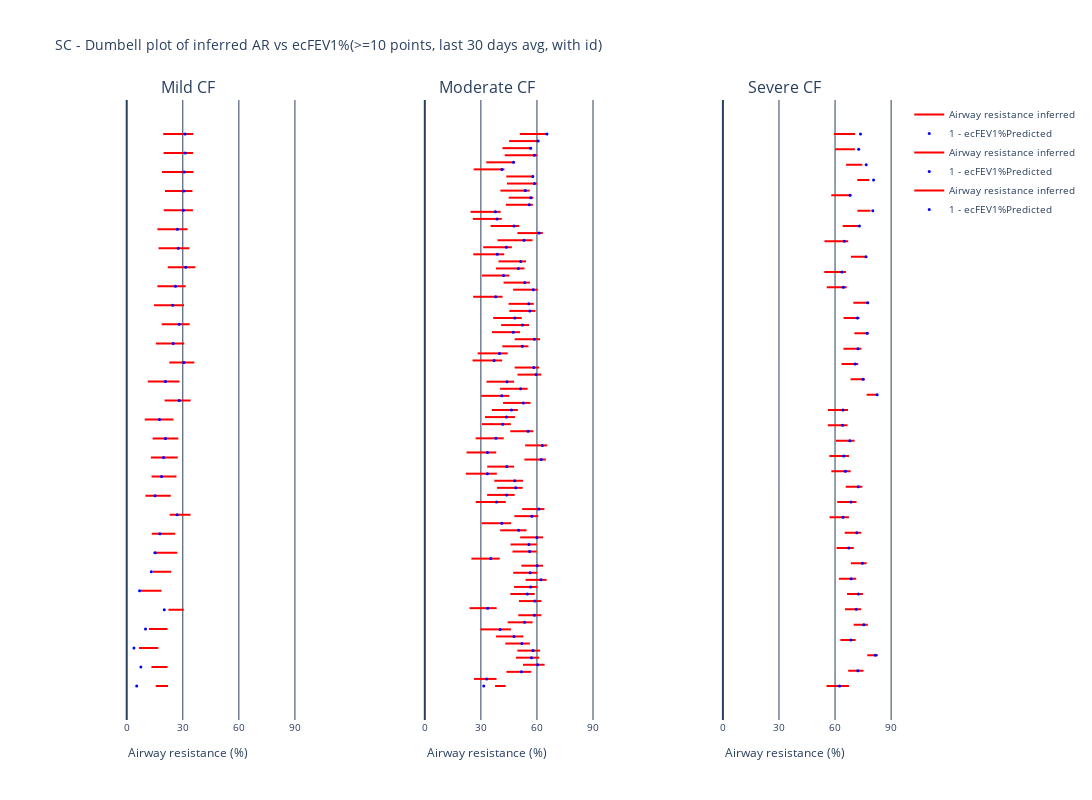

The notebook cell saved with this chart:
### Code cell
# Adding 2nd day massively reduces the AR compared to examples with low ecFEV1

import plotly.graph_objects as go

title = f"SC - Dumbell plot of inferred AR vs ecFEV1%(>={min_datapoints} points, last 30 days avg, with id)"


fig = make_subplots(1, 3, horizontal_spacing=0.1, 
                    column_titles=["Mild CF", "Moderate CF", "Severe CF"])


def plot_dumbell_for_df(fig, df, measures, col):
    # For measure[0]
    mask = df["measure"] == measures[0]
    for id in df[mask]["ID"].unique():
        mask_id = df["ID"] == id
        # Add mask
        mask_final = mask_id & mask
        fig.add_trace(
            go.Scatter(
                x=df[mask_final]["value"],
                y=df[mask_final]["ID"],
                mode="lines",
                name="Airway resistance inferred",
                marker=dict(size=2, color="red"),
                line=dict(width=2),
                # legendgroup="Airway resistance predicted",  # Add legend group
                showlegend=True if id == df[mask]["ID"].unique()[0] else False,  # Only show legend for first trace
            ),
            row=1,
            col=col,
        )
    # For measure[1]
    mask = df["measure"] == measures[1]
    fig.add_trace(
        go.Scatter(
            x=df[mask]["value"],
            y=df[mask]["ID"],
            mode="markers",
            name="1 - ecFEV1%Predicted",
            marker=dict(size=3, color="blue"),
            # legendgroup="1 - ecFEV1%Predicted",  # Add legend group
        ),
        row=1,
        col=col,
    )

df_to_plot = df_ar_fev1_o2_2d
ar_col = "AR_fev1_o2_2d"

# df_to_plot = df_ar_fev1_o2_fef2575_2d
# ar_col = "Mean AR_fev1_o2_fef2575_2d prediction"


# Split dataframe between mild, moderate and severe CF lung disease
# Equivalent to Mean AR_ecFEV1% < 30%, 30 to 60 and > 60%
# Get unique IDs and their corresponding Mean AR_ecFEV1% values
mask_ecfev1 = df_to_plot["measure"] == f"Mean {ar_col} prediction"

id_ecfev1_values = df_to_plot[mask_ecfev1].groupby("ID")["value"].mean()

# Split IDs into three groups based on ecFEV1% values
mild_ids = id_ecfev1_values[id_ecfev1_values < 30].index
moderate_ids = id_ecfev1_values[(id_ecfev1_values >= 30) & (id_ecfev1_values <= 60)].index
severe_ids = id_ecfev1_values[id_ecfev1_values > 60].index

# Create the three dataframes
df_mild = df_to_plot[df_to_plot["ID"].isin(mild_ids)]
df_moderate = df_to_plot[df_to_plot["ID"].isin(moderate_ids)]
df_severe = df_to_plot[df_to_plot["ID"].isin(severe_ids)]

# Print the sizes to verify
print(f"Mild size: {len(df_mild)}")
print(f"Moderate size: {len(df_moderate)}")
print(f"Severe size: {len(df_severe)}")

# Plot the three groups
plot_dumbell_for_df(fig, df_mild, [f"Mean {ar_col} dist", "Mean AR_ecFEV1%"], 1)
plot_dumbell_for_df(fig, df_moderate, [f"Mean {ar_col} dist", "Mean AR_ecFEV1%"], 2)
plot_dumbell_for_df(fig, df_severe, [f"Mean {ar_col} dist", "Mean AR_ecFEV1%"], 3)



# Split the dataframe into 3 roughly equal parts
#
#
# ids = df_ar_fev1_o2_fef2575_2d.ID.unique()
# chunk_size = int(np.ceil(len(ids) // 3))
#
# # Get first chunk
# chunk1_ids = ids[0:chunk_size]
#
# # Get second chunk
# chunk2_ids = ids[chunk_size:2*chunk_size]
#
# # Get third chunk
# chunk3_ids = ids[2*chunk_size:len(ids)]
#
# # Create the three dataframes
# df_ar_fev1_o2_fef2575_2d_chunk1 = df_ar_fev1_o2_fef2575_2d.set_index("ID").loc[chunk1_ids].reset_index()
# df_ar_fev1_o2_fef2575_2d_chunk2 = df_ar_fev1_o2_fef2575_2d.set_index("ID").loc[chunk2_ids].reset_index()
# df_ar_fev1_o2_fef2575_2d_chunk3 = df_ar_fev1_o2_fef2575_2d.set_index("ID").loc[chunk3_ids].reset_index()
#
# Print the sizes to verify
# print(f"Chunk 1 size: {len(df_ar_fev1_o2_fef2575_2d_chunk1)}")
# print(f"Chunk 2 size: {len(df_ar_fev1_o2_fef2575_2d_chunk2)}")
# print(f"Chunk 3 size: {len(df_ar_fev1_o2_fef2575_2d_chunk3)}")
#
# plot_dumbell_for_df(fig, df_ar_fev1_o2_fef2575_2d_chunk1, ["Mean AR_fev1_o2_fef2575_2d dist", "Mean AR_ecFEV1%"], 3)
# plot_dumbell_for_df(fig, df_ar_fev1_o2_fef2575_2d_chunk2, ["Mean AR_fev1_o2_fef2575_2d dist", "Mean AR_ecFEV1%"], 2)
# plot_dumbell_for_df(fig, df_ar_fev1_o2_fef2575_2d_chunk3, ["Mean AR_fev1_o2_fef2575_2d dist", "Mean AR_ecFEV1%"], 1)


# Compare different models
#
#
# plot_dumbell_for_df(fig, df_ar_fev1_o2, ["Mean AR_fev1_o2 dist", "Mean AR_ecFEV1%"], 1)
# plot_dumbell_for_df(fig, df_ar_fev1_o2_2d, ["Mean AR_fev1_o2_2d dist", "Mean AR_ecFEV1%"], 2)


fig.update_layout(
    height=800,
    # height=1800,
    width=1200,
    font=dict(size=10),
    showlegend=True,
    title=title,
    plot_bgcolor="white",
    paper_bgcolor="white",
)
print(min(df_to_plot["value"]))
fig.update_xaxes(
    range=[-25, 91],
    tickvals=[0, 30, 60, 90],
    title=AR.name,
    gridcolor="#2a3f5f",
    zeroline=True,
    zerolinecolor="#2a3f5f",
    zerolinewidth=2,
)
fig.update_yaxes(
    showticklabels=False,
    showgrid=False,
    gridcolor="#2a3f5f",
    zeroline=True,
    zerolinecolor="#2a3f5f",
    zerolinewidth=2,
)
fig.write_image(f"{dh.get_path_to_main()}PlotsBreathe/Dumbell_plot_AR_ecFEV1_by_severity/{title}.pdf")
fig.show()

# On this plot, if a person is very sick, it's best fev1 measurement will contain a lot of inflammatory markers (sputum, airway wall inflammation).
# The sicker the person,the more underestimated the AR pred is because the maximum FEV1 blown is not healthy.
# Let's add the FEF25-75.

# 60% of data falls within red band

# TODO: add vertical lines corresponding to key AR values

# Longitudinal AR profile on the web app
